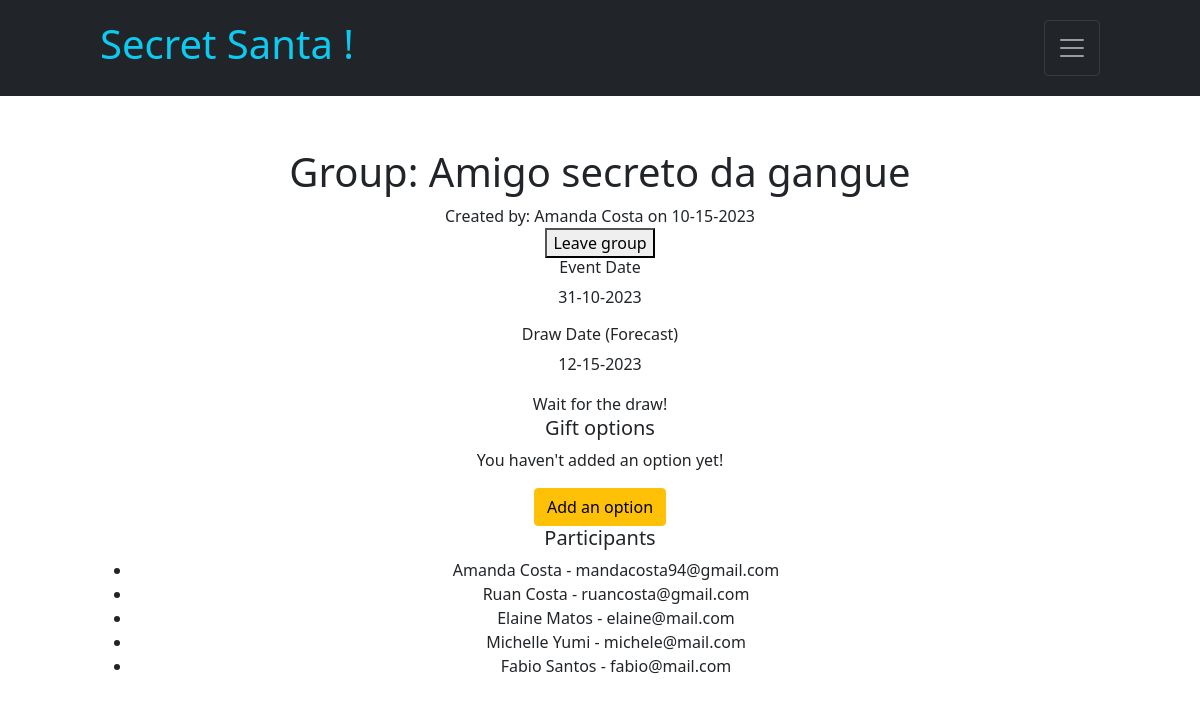
The app's page /group/1 (signed in) with its own data.
### tables this page shows
CREATE TABLE groups (
        id INTEGER PRIMARY KEY AUTOINCREMENT,
        owner_id INTEGER,
        name TEXT,
        description TEXT,
        creation_date TEXT,
        event_date TEXT,
        draw_date TEXT, image_url text,
        FOREIGN KEY (owner_id) REFERENCES users(id)
    );

CREATE TABLE users (
        id INTEGER PRIMARY KEY AUTOINCREMENT,
        name TEXT,
        email TEXT UNIQUE,
        gender TEXT,
        birth TEXT,
        password_hash TEXT
    );

### app.py (the view, shortened to what this page needs)
@app.route('/group/<group_id>', methods=['GET', 'POST'])
@login_required
def group(group_id):
    db = get_db()
    cursor = db.cursor()
    id = session["user_id"]
    cursor.execute("SELECT * FROM users WHERE id = ?", (id,))
    user = cursor.fetchone()
    release_santa = False
    if request.method == 'GET':
        try:
            santa_gift_options = None
            cursor.execute("SELECT b.* FROM groups_users a JOIN users b ON a.user_id = b.id WHERE a.group_id = ? AND a.user_id <> ?", (group_id, id))
            participants = cursor.fetchall()
            if len(participants) >= 2:
                release_santa = True
            cursor.execute("SELECT id FROM groups_users WHERE group_id = ? AND user_id = ?", (group_id, id,))
            group_user_id = cursor.fetchone()
            group_user_id = group_user_id['id']
            cursor.execute("SELECT c.* FROM groups_users a JOIN group_user_option b ON a.id = b.group_user_id JOIN gift_option c ON c.id = b.gift_option_id WHERE a.id = ?", (group_user_id, ))
            gift_options = cursor.fetchall()
            cursor.execute("SELECT a.*, b.name as creator, b.email FROM groups a LEFT JOIN users b ON a.owner_id = b.id WHERE a.id = ?", (group_id, ))
            group = cursor.fetchone()
            cursor.execute("SELECT a.taken_id, a.date, b.name, b.email, b.gender, b.birth FROM draw a JOIN users b ON a.taken_id = b.id WHERE a.took_id = ? AND a.group_id = ?", (id, group_id,))
            draw = cursor.fetchone()
            owner = group['owner_id'] == id
            return render_template("group.html", nav=True, user=user, owner=owner, participants=participants, gift_options=gift_options, draw=draw, group=group, santa_gift_options=santa_gift_options, release_santa=release_santa)
        except Exception as e:
            text = f"An error occurred: {str(e)}"
            return render_template("home.html", nav=True, erro=True, text=text, user=user)

### app.py (called while the page is built)
@app.after_request
def after_request(response):
    response.headers["Cache-Control"] = "no-cache, no-store, must-revalidate"
    response.headers["Expires"] = 0
    response.headers["Pragma"] = "no-cache"
    return response

def get_db():
    db = getattr(g, '_database', None)
    if db is None:
        db = g._database = sqlite3.connect('database.db')
    db.row_factory = sqlite3.Row
    return db

@app.teardown_appcontext
def close_connection(exception):
    print("Closing...")
    db = getattr(g, '_database', None)
    if db is not None:
        db.close()

### helpers.py (called while the page is built)
def login_required(f):
    @wraps(f)
    def decorated_function(*args, **kwargs):
        if session.get("user_id") is None:
            print("USER ID", session.get("user_id"))
            return redirect("/")
        return f(*args, **kwargs)
    return decorated_function

### templates/group.html (shortened to what this page needs)
{% extends "layout.html" %}
{% block main %}
    <div class="container_group">
        <h1>Group: {{group['name']}}</h1>
        <div>Created by: {{group['creator']}} on {{group['creation_date']}}</div>
        {% if not draw['date'] and not owner %}
            <form action="/leave_group/{{group['id']}}/0" method="post">
                <button type="submit">Leave group</button>
            </form>
        {% endif %}
        <div>
            <div>
                <h6>Event Date</h6>
                <p>{{group['event_date']}}</p>
            </div>
            <div>
                <h6>Draw Date (Forecast)</h6>
                <p>{{group['draw_date']}}</p>
            </div>
        </div>
        {% if draw['date'] %}
            <button type="button" class="btn btn-warning" data-bs-toggle="modal" data-bs-target="#secret_santa_modal" onclick="animateSantaName()">Reveal Secret Santa</button>
        {% else %}
            <div>Wait for the draw!</div>
        {% endif %}
        <div>
            <h5>Gift options</h5>
            {% if gift_options[0] %}
                <ul>
                    {% for gift in gift_options %}
                        <li id="option-{{gift['id']}}">
                            <h6>{{gift['gift']}}</h6>
                            <p>{{gift['description']}}</p>
                            <form action="/new_gift/{{gift['id']}}" method="post">
                                <input hidden type="text" name="group_id" value="{{group['id']}}">
                                <button type="submit"><i class="bi bi-trash3-fill"></i></button>
                            </form>
                        </li>
                    {% endfor %}
                </ul>
            {% else %}
                <p>You haven't added an option yet!</p>
            {% endif %}
            <button type="button" class="btn btn-warning" data-bs-toggle="modal" data-bs-target="#new_gift_modal">Add an option</button>
        </div>
        <div>
            <h5>Participants</h5>
            {% if participants[0] %}
            <ul>
                {% for part in participants %}
                    <li>
                        <span>{{part['name']}} - {{part['email']}}</span>
                    </li>
                {% endfor %}
            </ul>
            {% else %}
                <p>No one yet !</p>
            {% endif %}
        </div>
    </div>
{% endblock %}

### static/css/style.css (style rules this page uses)
.container_home, .container_group, .container_profile { width: 100%; margin: 100px auto 0px auto; max-width: 1000px; }

### records on screen
groups: name "Amigo secreto da gangue", creation_date "10-15-2023", event_date "31-10-2023", draw_date "12-15-2023"
users: creator "Amanda Costa", name "Amanda Costa", email "mandacosta94@gmail.com"
users: name "Ruan Costa", email "ruancosta@gmail.com"
users: name "Elaine Matos", email "elaine@mail.com"
users: name "Michelle Yumi", email "michele@mail.com"
users: name "Fabio Santos", email "fabio@mail.com"
